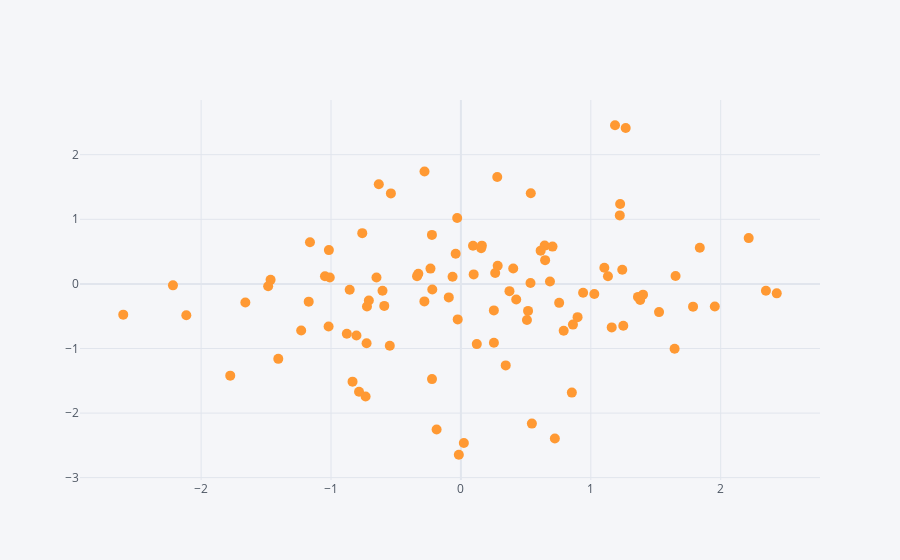

The cell this chart's notebook holds for it:
### Markdown cell above
## Scatter

### Code cell
df.iplot(kind='scatter',x='A',y='B',mode='markers',size=10)

plt.show()
